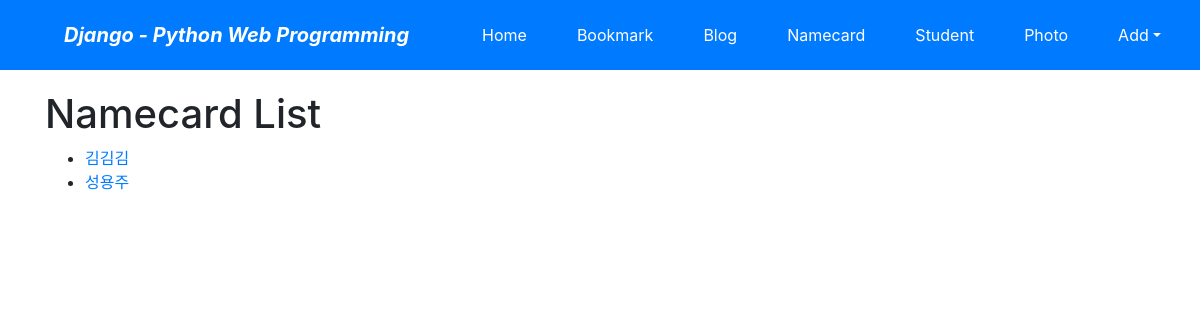
The app's page /namecard/, older data.
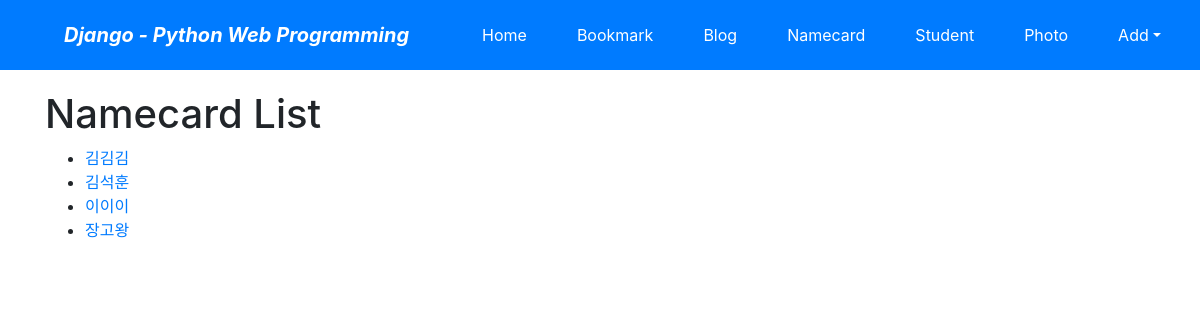
The same page, newer data.
### namecard/models.py (models this page shows)
class Namecard_TBL(models.Model):
    name=models.CharField('NAME',max_length=100,blank=False)
    tel = models.CharField('MOBILE',max_length=50,blank=False)
    company = models.CharField('COMPANY', max_length=50, blank=False)
    email = models.CharField('EMAIL', max_length=50, blank=False)
    group = models.CharField('GROUP', max_length=50, blank=False)
    create_dt = models.DateTimeField('CREATE DATE', auto_now_add=True)
    modify_dt = models.DateTimeField('MODIFY DATE', auto_now=True) # 현재 날짜 갱신
    birth_dt = models.DateTimeField('BIRTH DATE', auto_now=False)
    def __str__(self):
        return self.name
    class Meta:
        ordering = ('group','name',)

### namecard/views.py (the view)
# urls.py: path('',NamecardLV.as_view(model=Namecard_TBL),name='index'),
class NamecardLV(ListView): # NamecardList 클래스형 뷰 정의
    model = Namecard_TBL
    context_object_name='namecard_tbls' # 템플릿 파일로 넘겨주는 객체 리스트에 대한 컨텍스트 변수명 정의

### namecard/templates/namecard/namecard_tbl_list.html (shortened to what this page needs)
{% extends "base.html" %}
{% block content %}
            <h1>Namecard List</h1>
            <ul>
                {% for namecard_tbl in namecard_tbls %}
                    <li> <a href = "{%url 'namecard:detail' namecard_tbl.id %}">{{namecard_tbl}}</a></li>
                {% endfor %}
            </ul>
{% endblock %}

Row changes from the older to the newer data that the page shows:
added Namecard_TBL: name "김석훈"
changed Namecard_TBL: name "성용주" → "이이이"
added Namecard_TBL: name "장고왕"
